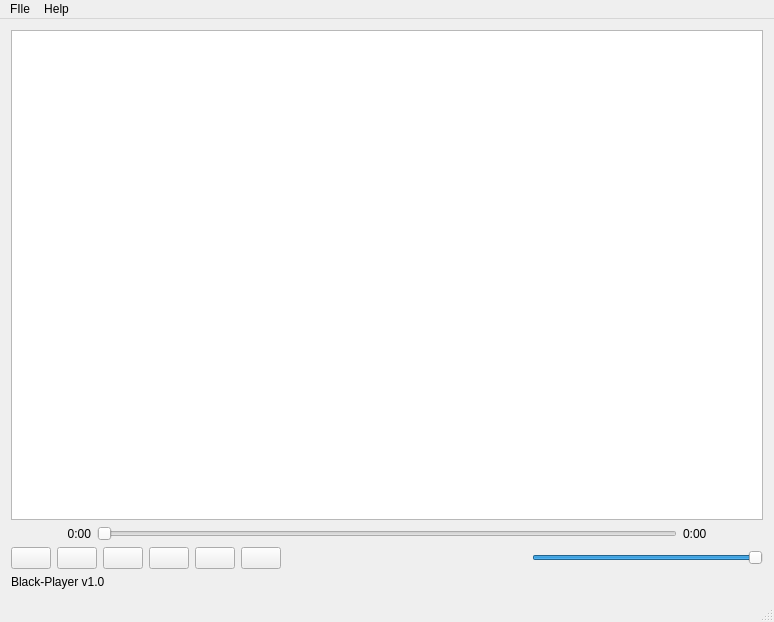
<?xml version="1.0" encoding="UTF-8"?>
<ui version="4.0">
 <class>MainWindow</class>
 <widget class="QMainWindow" name="MainWindow">
  <property name="geometry">
   <rect>
    <x>0</x>
    <y>0</y>
    <width>774</width>
    <height>622</height>
   </rect>
  </property>
  <property name="windowTitle">
   <string>Failamp</string>
  </property>
  <widget class="QWidget" name="centralWidget">
   <property name="sizePolicy">
    <sizepolicy hsizetype="Maximum" vsizetype="Maximum">
     <horstretch>0</horstretch>
     <verstretch>0</verstretch>
    </sizepolicy>
   </property>
   <layout class="QVBoxLayout" name="verticalLayout">
    <item>
     <widget class="QListView" name="playlistView">
      <property name="acceptDrops">
       <bool>true</bool>
      </property>
      <property name="showDropIndicator" stdset="0">
       <bool>true</bool>
      </property>
      <property name="dragDropMode">
       <enum>QAbstractItemView::DropOnly</enum>
      </property>
      <property name="defaultDropAction">
       <enum>Qt::CopyAction</enum>
      </property>
      <property name="alternatingRowColors">
       <bool>true</bool>
      </property>
      <property name="uniformItemSizes">
       <bool>true</bool>
      </property>
     </widget>
    </item>
    <item>
     <layout class="QHBoxLayout" name="horizontalLayout_4">
      <item>
       <widget class="QLabel" name="currentTimeLabel">
        <property name="minimumSize">
         <size>
          <width>80</width>
          <height>0</height>
         </size>
        </property>
        <property name="text">
         <string>0:00</string>
        </property>
        <property name="alignment">
         <set>Qt::AlignRight|Qt::AlignTrailing|Qt::AlignVCenter</set>
        </property>
       </widget>
      </item>
      <item>
       <widget class="QSlider" name="timeSlider">
        <property name="orientation">
         <enum>Qt::Horizontal</enum>
        </property>
       </widget>
      </item>
      <item>
       <widget class="QLabel" name="totalTimeLabel">
        <property name="minimumSize">
         <size>
          <width>80</width>
          <height>0</height>
         </size>
        </property>
        <property name="text">
         <string>0:00</string>
        </property>
        <property name="alignment">
         <set>Qt::AlignLeading|Qt::AlignLeft|Qt::AlignVCenter</set>
        </property>
       </widget>
      </item>
     </layout>
    </item>
    <item>
     <layout class="QHBoxLayout" name="horizontalLayout_5">
      <item>
       <widget class="QPushButton" name="previousButton">
        <property name="text">
         <string/>
        </property>
        <property name="icon">
         <iconset>
          <normaloff>images/control-skip-180.png</normaloff>images/control-skip-180.png</iconset>
        </property>
       </widget>
      </item>
      <item>
       <widget class="QPushButton" name="playButton">
        <property name="text">
         <string/>
        </property>
        <property name="icon">
         <iconset>
          <normaloff>images/control.png</normaloff>images/control.png</iconset>
        </property>
       </widget>
      </item>
      <item>
       <widget class="QPushButton" name="pauseButton">
        <property name="text">
         <string/>
        </property>
        <property name="icon">
         <iconset>
          <normaloff>images/control-pause.png</normaloff>images/control-pause.png</iconset>
        </property>
       </widget>
      </item>
      <item>
       <widget class="QPushButton" name="stopButton">
        <property name="text">
         <string/>
        </property>
        <property name="icon">
         <iconset>
          <normaloff>images/control-stop-square.png</normaloff>images/control-stop-square.png</iconset>
        </property>
       </widget>
      </item>
      <item>
       <widget class="QPushButton" name="nextButton">
        <property name="text">
         <string/>
        </property>
        <property name="icon">
         <iconset>
          <normaloff>images/control-skip.png</normaloff>images/control-skip.png</iconset>
        </property>
       </widget>
      </item>
      <item>
       <widget class="QPushButton" name="viewButton">
        <property name="text">
         <string/>
        </property>
        <property name="icon">
         <iconset>
          <normaloff>images/application-image.png</normaloff>images/application-image.png</iconset>
        </property>
        <property name="checkable">
         <bool>true</bool>
        </property>
       </widget>
      </item>
      <item>
       <spacer name="horizontalSpacer">
        <property name="orientation">
         <enum>Qt::Horizontal</enum>
        </property>
        <property name="sizeHint" stdset="0">
         <size>
          <width>40</width>
          <height>20</height>
         </size>
        </property>
       </spacer>
      </item>
      <item>
       <widget class="QLabel" name="label">
        <property name="text">
         <string/>
        </property>
        <property name="pixmap">
         <pixmap>images/speaker-volume.png</pixmap>
        </property>
       </widget>
      </item>
      <item>
       <widget class="QSlider" name="volumeSlider">
        <property name="maximum">
         <number>100</number>
        </property>
        <property name="value">
         <number>100</number>
        </property>
        <property name="orientation">
         <enum>Qt::Horizontal</enum>
        </property>
       </widget>
      </item>
     </layout>
    </item>
    <item>
     <widget class="QLabel" name="label_2">
      <property name="text">
       <string>Black-Player v1.0</string>
      </property>
     </widget>
    </item>
   </layout>
  </widget>
  <widget class="QMenuBar" name="menuBar">
   <property name="geometry">
    <rect>
     <x>0</x>
     <y>0</y>
     <width>774</width>
     <height>26</height>
    </rect>
   </property>
   <widget class="QMenu" name="menuFIle">
    <property name="title">
     <string>FIle</string>
    </property>
    <addaction name="open_file_action"/>
    <addaction name="separator"/>
    <addaction name="exit_m"/>
   </widget>
   <widget class="QMenu" name="menuHelp">
    <property name="title">
     <string>Help</string>
    </property>
    <addaction name="help_m"/>
    <addaction name="feedback_m"/>
    <addaction name="separator"/>
    <addaction name="about_m"/>
   </widget>
   <addaction name="menuFIle"/>
   <addaction name="menuHelp"/>
  </widget>
  <widget class="QStatusBar" name="statusBar"/>
  <action name="open_file_action">
   <property name="text">
    <string>Open file...</string>
   </property>
  </action>
  <action name="exit_m">
   <property name="text">
    <string>Exit</string>
   </property>
  </action>
  <action name="actionHelp">
   <property name="text">
    <string>Help</string>
   </property>
  </action>
  <action name="help_m">
   <property name="text">
    <string>Help</string>
   </property>
  </action>
  <action name="feedback_m">
   <property name="text">
    <string>Send FeedBack</string>
   </property>
  </action>
  <action name="about_m">
   <property name="text">
    <string>About</string>
   </property>
  </action>
 </widget>
 <layoutdefault spacing="6" margin="11"/>
 <resources/>
 <connections/>
</ui>
